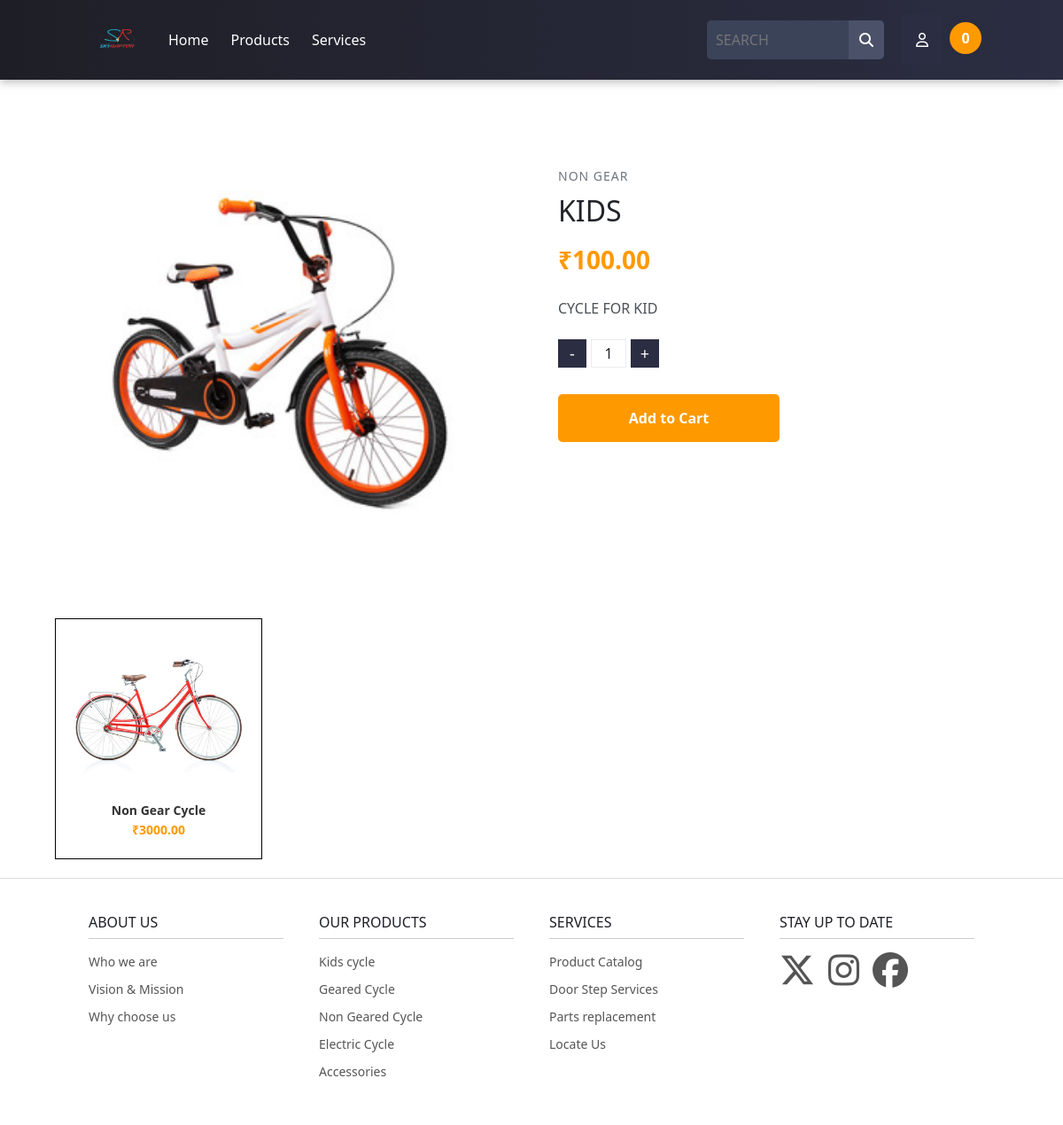
Page /product_view/1/ on the committed database.
### skyraptor/models.py (models this page shows, shortened)
class Product(models.Model):
    name = models.CharField(max_length=255)
    description = models.TextField()
    price = models.DecimalField(max_digits=10, decimal_places=2)
    Category = models.ForeignKey(Category, on_delete=models.CASCADE, default=1)
    image = models.ImageField(upload_to='uploads/product/')

class Category(models.Model):
    name = models.CharField(max_length=255)
    description = models.TextField()
    created_at = models.DateTimeField(auto_now_add=True)
    updated_at = models.DateTimeField(auto_now=True)
    class Meta:
        verbose_name_plural = 'Categories'

### skyraptor/views.py (the view)
# urls.py: path('product_view/<int:pk>/', views.product_view, name='product_view'),
def product_view(request, pk):
    product_view = Product.objects.get(id=pk)
    category = product_view.Category
    related_products = Product.objects.filter(Category=category).exclude(id=pk)[:10]
    return render(request, 'html/product_view.html', {'product_view': product_view, 'category': category, 'related_products': related_products})

### cart/cart.py (called while the page is built)
    def __len__(self):
        return len(self.cart)

### cart/context_processors.py (called while the page is built)
def cart(request):
    return {'cart': Cart(request)}

### skyraptor/templates/html/product_view.html (shortened to what this page needs)
{% load static %}
<!DOCTYPE html>
<html lang="en">
<head>
  <link rel="stylesheet" href="{% static 'css/product_view.css' %}">
  <link href="https://cdn.jsdelivr.net/npm/bootstrap@5.3.6/dist/css/bootstrap.min.css" rel="stylesheet"
>
</head>
<body>
  <nav class="main-nav">
    <div class="nav-left">
      <a href="#" class="logo">
        <img src="{% static 'img/logo.png' %}" alt="Logo" style="height: 50px; width: 65px">
      </a>
      <ul class="main-menu">
        <li><a href="{% url 'home' %}">Home</a></li>
        <li class="has-megamenu">
          <a href="{% url 'products' %}">Products</a>
        </li>
        <li class="has-megamenu">
          <a href="#">Services</a>
        </li>
      </ul>
    </div>
    <div class="nav-right">
      <form method="get" action="{% url 'products' %}">
        <div class="search-box">
          <input type="text" name="q" placeholder="SEARCH" value="{{ request.GET.q }}">
          <button type="submit">
            <i class="fa-solid fa-magnifying-glass"></i>
          </button>
        </div>
      </form>
      <div class="dropdown">
        <button class="dropbtn"><i class="fa-regular fa-user"></i></button>
      </div>
      <a href="{% url 'cart_summary' %}">
        <span class="cart-count" id="cart_quantity">{{ cart|length }}</span>
      </a>
    </div>
  </nav>
  <br><br>
  <main class="container">
    <div class="product-container">
      <div class="product-images">
        <center><img src="{{ product_view.image.url }}" alt="Premium Wireless Headphones" class="main-image"></center>
      </div>
      <div class="product-details">
        <div class="product-category">{{ category.name }}</div>
        <h1 class="product-title">{{ product_view.name }}</h1>
        <div class="product-price-in">₹{{ product_view.price }}</div>
        <p class="product-description">{{ product_view.description }}</p>
        <div class="quantity-selector">
          <button class="quantity-btn">-</button>
          <input type="text" class="quantity-input" value="1" readonly id="qty-cart">
          <button class="quantity-btn">+</button>
        </div>
        <div class="action-buttons">
          <button class="add-to-cart" type="button" value="{{ product_view.id }}" id="add-to-cart">Add to Cart</button>
        </div>
      </div>
    </div>
    <div class="product-scroll-container">
      {% for pro in related_products %}
      <div class="product-card">
        <div class="product-image">
          <img src="{{ pro.image.url }}" alt="Product Image">
        </div>
        <div class="product-info">
          <h3 class="product-name">{{ pro.name }}</h3>
          <h3 class="product-price">₹{{ pro.price }}</h3>
        </div>
      </div>
    </div>
    {% endfor %}
  </main>
  <footer class="main-footer">
    <div class="footer-container">
      <div class="footer-links">
        <h3>ABOUT US</h3>
        <ul>
          <li><a href="#">Who we are</a></li>
          <li><a href="#">Vision & Mission</a></li>
          <li><a href="#">Why choose us</a></li>
        </ul>
      </div>
      <div class="footer-links">
        <h3>OUR PRODUCTS</h3>
        <ul>
          <li><a href="{% url 'category' 'Kids' %}">Kids cycle</a></li>
          <li><a href="{% url 'category' 'Gear' %}">Geared Cycle</a></li>
          <li><a href="{% url 'category' 'Non Gear' %}">Non Geared Cycle</a></li>
          <li><a href="{% url 'category' 'Electric' %}">Electric Cycle</a></li>
          <li><a href="{% url 'category' 'Accessories' %}">Accessories</a></li>
        </ul>
      </div>
      <div class="footer-links">
        <h3>SERVICES</h3>
        <ul>
          <li><a href="#">Product Catalog</a></li>
          <li><a href="#">Door Step Services</a></li>
          <li><a href="#">Parts replacement</a></li>
          <li><a href="#">Locate Us</a></li>
        </ul>
      </div>
      <div class="footer-links">
        <h3>STAY UP TO DATE</h3>
        <ul class="social-icons">
          <li><a href="https://x.com" target="_blank" aria-label="X">
              <i class="fa-brands fa-x-twitter"></i>
            </a></li>
          <li><a href="https://instagram.com" target="_blank" aria-label="Instagram">
              <i class="fa-brands fa-instagram"></i>
            </a></li>
          <li><a href="https://facebook.com" target="_blank" aria-label="Facebook">
              <i class="fa-brands fa-facebook"></i>
            </a></li>
        </ul>
      </div>
    </div>
  </footer>
</body>
</html>

### rows in the picture
Product: image (picture), name "KIDS", price "100.00", description "CYCLE FOR KID"
Category: name "NON GEAR"
Product: image (picture), name "Non Gear Cycle", price "3000.00"

### other values in the picture
{{ cart|length }} "0"
